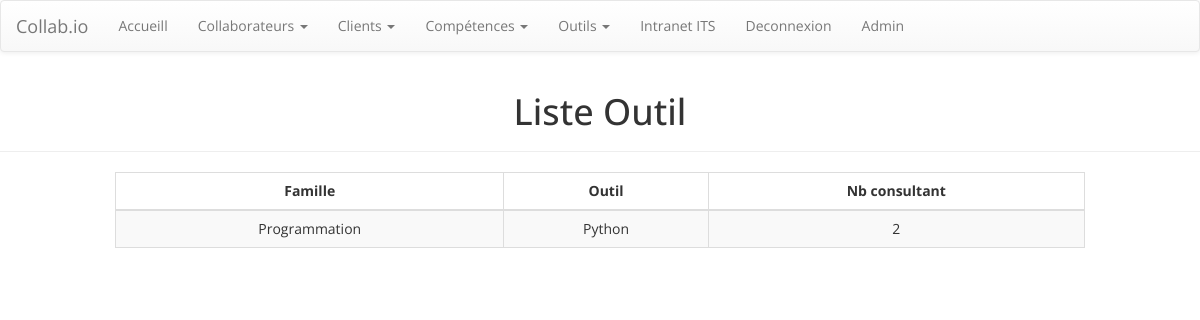
The app's page /outil/ (signed in), older data.
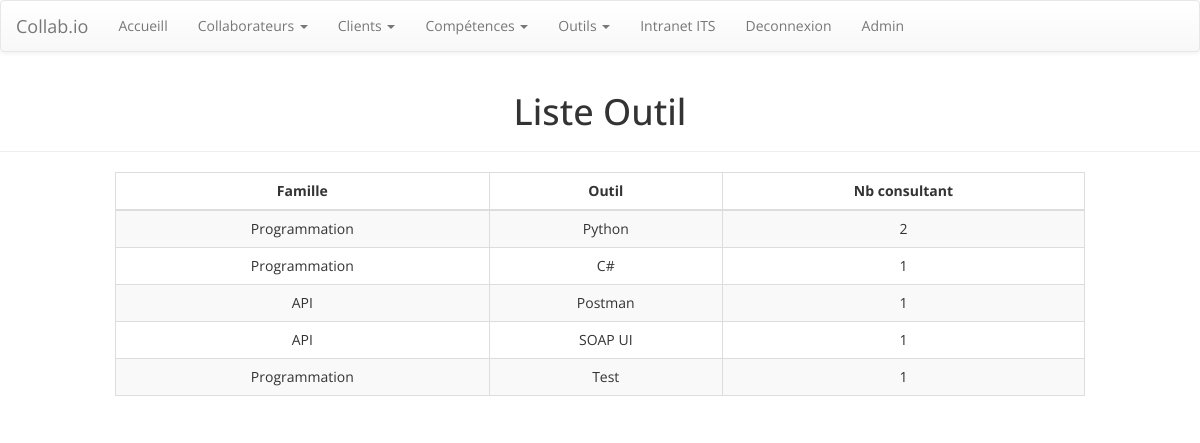
The same page, newer data.
### collab/models.py (models this page shows, shortened)
class outils(models.Model):
    nomOutil = models.CharField(max_length=250)
    famille = models.ForeignKey(familleOutils, on_delete=models.CASCADE)

class familleOutils(models.Model):
    nomFamilleOutils = models.CharField(max_length=250)
    def __str__(self):
        return self.nomFamilleOutils

### collab/views.py (the view)
# urls.py: path('outil/', views.liste_outil, name='liste_outil'),
def liste_outil(request):
    template = loader.get_template('collab/liste_outil2.html')
    outils_list= outils.objects.all()
    page = request.GET.get('page', 1)
    paginator = Paginator(outils_list, 10)
    try:
        tools= paginator.page(page)
    except PageNotAnInteger:
        tools = paginator.page(1)
    except EmptyPage:
        tools = paginator.page(paginator.num_pages)
    context={'tools':tools}
    return HttpResponse(template.render(context, request))

### collab/templatetags/collab_extras.py (called while the page is built)
@register.filter(name='nb_consultant_outil')
def nb_consultant_outil(id_outil):
    nb = collaborateurs.objects.filter(outilsCollaborateur=id_outil).count()
    return nb

### collab/templates/collab/liste_outil2.html (shortened to what this page needs)
{% extends 'collab/base.html' %}
{% load collab_extras %}
{% block content %}
    <div class="page-header">
        <h1 class="text-center">Liste Outil</h1></div>
    <div class="container" id="container">
        <div class="row">
            <div class="col-lg-10 col-lg-offset-1 col-md-10 col-md-offset-1 col-sm-10 col-sm-offset-1 col-xs-12">
                <div class="table-responsive" id="liste-consultant">
                    <table class="table table-striped table-bordered table-hover">
                        <thead>
                            <tr class="text-center">
                                <th class="text-center">Famille </th>
                                <th class="text-center">Outil </th>
                                <th class="text-center">Nb consultant</th>
                            </tr>
                        </thead>
                        <tbody>
                            {% for tool in tools %}
                            {% with truc=tool.pk %}
                            <tr>
                                <td>{{tool.famille}} </td>
                                <td>{{tool.nomOutil}} </td>
                                <td>{{truc|nb_consultant_outil}}</td>
                            </tr>
                            {% endwith %}
                            {% endfor %}
                        </tbody>
                    </table>
                </div>
            </div>
        </div>
    </div>
{% endblock %}

Row changes from the older to the newer data that the page shows:
added outils: famille "Programmation", nomOutil "C#", pk|nb_consultant_outil "1"
added outils: famille "API", nomOutil "Postman", pk|nb_consultant_outil "1"
added outils: famille "API", nomOutil "SOAP UI", pk|nb_consultant_outil "1"
added outils: famille "Programmation", nomOutil "Test", pk|nb_consultant_outil "1"
